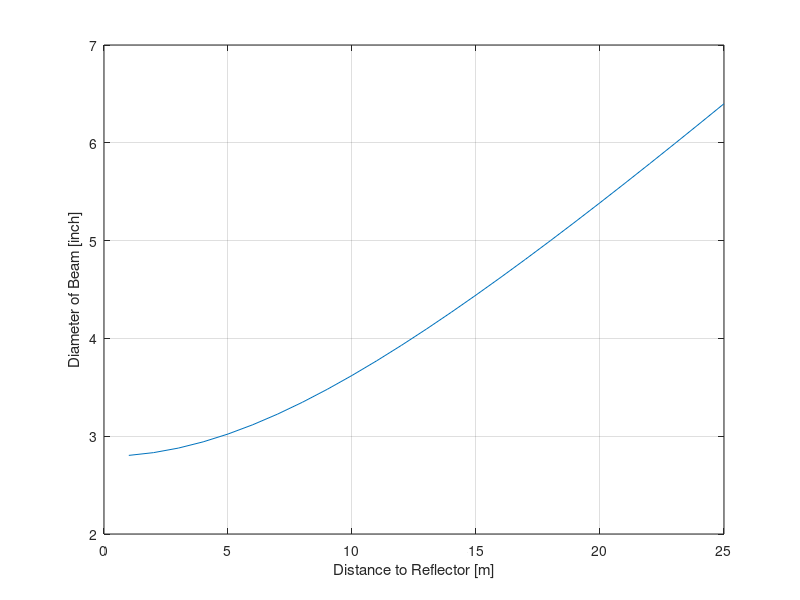

MATLAB code to generate this figure:
clc;
close all;
clear;

f = 230e9;
G = [50];

beamwidth = sqrt((4*pi)./(10.^(G./10)));
rad2deg(beamwidth)
lambda = 3e8 / f;
diameter = (1.22 * lambda) ./beamwidth;
w_0 = diameter./2;
z_r = (pi.*(w_0).^2) ./ lambda;

max_Distance = [1:1:25]; 
w_z = w_0 .* sqrt(1 + (max_Distance./z_r).^2);

figure;
plot(max_Distance, w_z.*39.3701);
xlabel('Distance to Reflector [m]');
ylabel('Diameter of Beam [inch]');
grid on;
% % title("Diameter of Beam at Varying Distances and Antenna Gain");
% figure;
% plot(G, rad2deg(beamwidth));
% xlabel('Gain [dBi]');
% ylabel('Antenna Beamwidth [deg]')
% % title("Antenna Beamwidth with Varying Gain Values");
% grid on;
